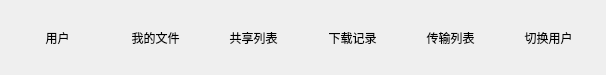
<?xml version="1.0" encoding="UTF-8"?>
<ui version="4.0">
 <class>MainMenuUi</class>
 <widget class="QWidget" name="MainMenuUi">
  <property name="geometry">
   <rect>
    <x>0</x>
    <y>0</y>
    <width>606</width>
    <height>75</height>
   </rect>
  </property>
  <property name="windowTitle">
   <string>Form</string>
  </property>
  <property name="styleSheet">
   <string notr="true"/>
  </property>
  <layout class="QHBoxLayout" name="horizontalLayout">
   <item>
    <spacer name="horizontalSpacer">
     <property name="orientation">
      <enum>Qt::Horizontal</enum>
     </property>
     <property name="sizeHint" stdset="0">
      <size>
       <width>40</width>
       <height>20</height>
      </size>
     </property>
    </spacer>
   </item>
   <item>
    <widget class="QToolButton" name="userButton">
     <property name="minimumSize">
      <size>
       <width>91</width>
       <height>0</height>
      </size>
     </property>
     <property name="styleSheet">
      <string notr="true">font: 700 10pt &quot;Microsoft YaHei UI&quot;;</string>
     </property>
     <property name="text">
      <string>用户</string>
     </property>
     <property name="icon">
      <iconset resource="image.qrc">
       <normaloff>:/main/image/personicon.png</normaloff>:/main/image/personicon.png</iconset>
     </property>
     <property name="iconSize">
      <size>
       <width>40</width>
       <height>40</height>
      </size>
     </property>
     <property name="toolButtonStyle">
      <enum>Qt::ToolButtonTextUnderIcon</enum>
     </property>
     <property name="autoRaise">
      <bool>true</bool>
     </property>
    </widget>
   </item>
   <item>
    <spacer name="horizontalSpacer_3">
     <property name="orientation">
      <enum>Qt::Horizontal</enum>
     </property>
     <property name="sizeHint" stdset="0">
      <size>
       <width>40</width>
       <height>20</height>
      </size>
     </property>
    </spacer>
   </item>
   <item>
    <widget class="QToolButton" name="myfileButton">
     <property name="minimumSize">
      <size>
       <width>91</width>
       <height>0</height>
      </size>
     </property>
     <property name="styleSheet">
      <string notr="true">font: 700 10pt &quot;Microsoft YaHei UI&quot;;</string>
     </property>
     <property name="text">
      <string>我的文件</string>
     </property>
     <property name="icon">
      <iconset resource="image.qrc">
       <normaloff>:/main/image/fileicon.png</normaloff>:/main/image/fileicon.png</iconset>
     </property>
     <property name="iconSize">
      <size>
       <width>40</width>
       <height>40</height>
      </size>
     </property>
     <property name="toolButtonStyle">
      <enum>Qt::ToolButtonTextUnderIcon</enum>
     </property>
     <property name="autoRaise">
      <bool>true</bool>
     </property>
    </widget>
   </item>
   <item>
    <spacer name="horizontalSpacer_4">
     <property name="orientation">
      <enum>Qt::Horizontal</enum>
     </property>
     <property name="sizeHint" stdset="0">
      <size>
       <width>40</width>
       <height>20</height>
      </size>
     </property>
    </spacer>
   </item>
   <item>
    <widget class="QToolButton" name="fileshareButton">
     <property name="minimumSize">
      <size>
       <width>91</width>
       <height>0</height>
      </size>
     </property>
     <property name="styleSheet">
      <string notr="true">font: 700 10pt &quot;Microsoft YaHei UI&quot;;</string>
     </property>
     <property name="text">
      <string>共享列表</string>
     </property>
     <property name="icon">
      <iconset>
       <normalon>:/main/image/sharefileicon.png</normalon>
      </iconset>
     </property>
     <property name="iconSize">
      <size>
       <width>40</width>
       <height>40</height>
      </size>
     </property>
     <property name="toolButtonStyle">
      <enum>Qt::ToolButtonTextUnderIcon</enum>
     </property>
     <property name="autoRaise">
      <bool>true</bool>
     </property>
    </widget>
   </item>
   <item>
    <spacer name="horizontalSpacer_5">
     <property name="orientation">
      <enum>Qt::Horizontal</enum>
     </property>
     <property name="sizeHint" stdset="0">
      <size>
       <width>40</width>
       <height>20</height>
      </size>
     </property>
    </spacer>
   </item>
   <item>
    <widget class="QToolButton" name="filedownloadbutton">
     <property name="minimumSize">
      <size>
       <width>91</width>
       <height>0</height>
      </size>
     </property>
     <property name="styleSheet">
      <string notr="true">font: 700 10pt &quot;Microsoft YaHei UI&quot;;</string>
     </property>
     <property name="text">
      <string>下载记录</string>
     </property>
     <property name="icon">
      <iconset>
       <normalon>:/main/image/downloadicon.png</normalon>
      </iconset>
     </property>
     <property name="iconSize">
      <size>
       <width>40</width>
       <height>40</height>
      </size>
     </property>
     <property name="toolButtonStyle">
      <enum>Qt::ToolButtonTextUnderIcon</enum>
     </property>
     <property name="autoRaise">
      <bool>true</bool>
     </property>
    </widget>
   </item>
   <item>
    <spacer name="horizontalSpacer_6">
     <property name="orientation">
      <enum>Qt::Horizontal</enum>
     </property>
     <property name="sizeHint" stdset="0">
      <size>
       <width>40</width>
       <height>20</height>
      </size>
     </property>
    </spacer>
   </item>
   <item>
    <widget class="QToolButton" name="filetransportButton">
     <property name="minimumSize">
      <size>
       <width>91</width>
       <height>0</height>
      </size>
     </property>
     <property name="styleSheet">
      <string notr="true">font: 700 10pt &quot;Microsoft YaHei UI&quot;;</string>
     </property>
     <property name="text">
      <string>传输列表</string>
     </property>
     <property name="icon">
      <iconset>
       <normalon>:/main/image/transporticon.png</normalon>
      </iconset>
     </property>
     <property name="iconSize">
      <size>
       <width>40</width>
       <height>40</height>
      </size>
     </property>
     <property name="toolButtonStyle">
      <enum>Qt::ToolButtonTextUnderIcon</enum>
     </property>
     <property name="autoRaise">
      <bool>true</bool>
     </property>
    </widget>
   </item>
   <item>
    <spacer name="horizontalSpacer_7">
     <property name="orientation">
      <enum>Qt::Horizontal</enum>
     </property>
     <property name="sizeHint" stdset="0">
      <size>
       <width>40</width>
       <height>20</height>
      </size>
     </property>
    </spacer>
   </item>
   <item>
    <widget class="QToolButton" name="changeuserButton">
     <property name="minimumSize">
      <size>
       <width>91</width>
       <height>0</height>
      </size>
     </property>
     <property name="styleSheet">
      <string notr="true">font: 700 10pt &quot;Microsoft YaHei UI&quot;;</string>
     </property>
     <property name="text">
      <string>切换用户</string>
     </property>
     <property name="icon">
      <iconset>
       <normalon>:/main/image/changeicon.png</normalon>
      </iconset>
     </property>
     <property name="iconSize">
      <size>
       <width>40</width>
       <height>40</height>
      </size>
     </property>
     <property name="toolButtonStyle">
      <enum>Qt::ToolButtonTextUnderIcon</enum>
     </property>
     <property name="autoRaise">
      <bool>true</bool>
     </property>
    </widget>
   </item>
   <item>
    <spacer name="horizontalSpacer_2">
     <property name="orientation">
      <enum>Qt::Horizontal</enum>
     </property>
     <property name="sizeHint" stdset="0">
      <size>
       <width>40</width>
       <height>20</height>
      </size>
     </property>
    </spacer>
   </item>
  </layout>
 </widget>
 <resources>
  <include location="image.qrc"/>
 </resources>
 <connections/>
</ui>
